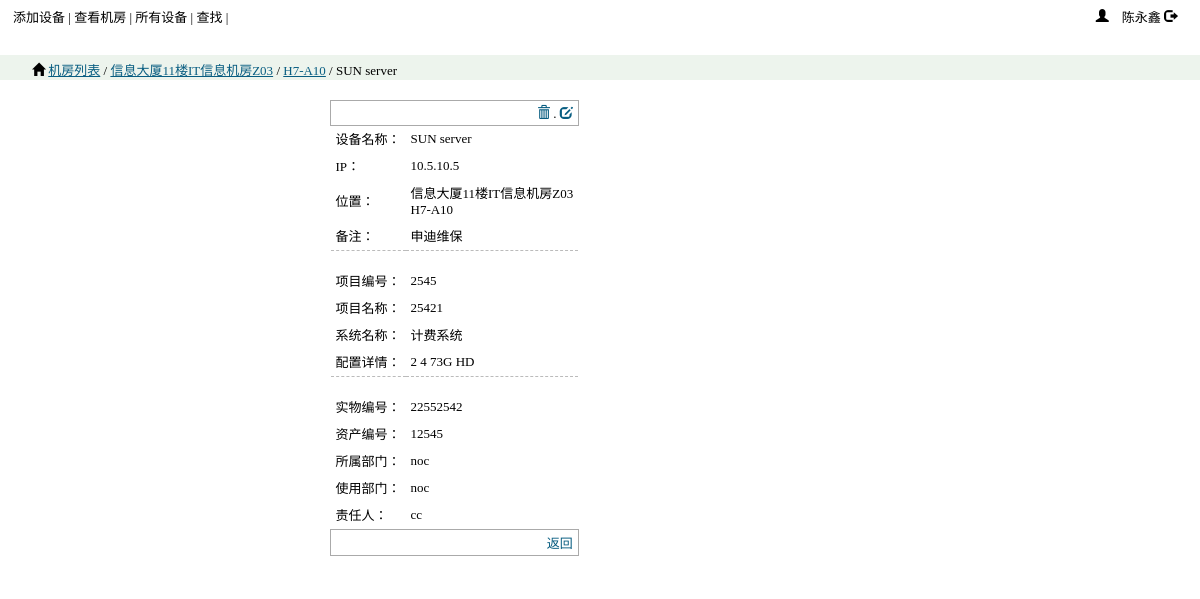
The page /devview.php?id=4 on the database its author committed.
### tables this page shows
CREATE TABLE IF NOT EXISTS `device_manage` (
  `id` int(11) NOT NULL AUTO_INCREMENT,
  `adddate` date DEFAULT NULL,
  `updatedate` date DEFAULT NULL,
  `room` int(11) DEFAULT NULL,
  `position` varchar(10) DEFAULT NULL,
  `status` varchar(10) DEFAULT NULL,
  `ip` varchar(100) DEFAULT NULL,
  `devname` tinytext,
  `sysname` tinytext,
  `detail` tinytext,
  `projnum` varchar(30) DEFAULT NULL,
  `projname` tinytext,
  `assetnum` varchar(30) DEFAULT NULL,
  `objnum` varchar(30) DEFAULT NULL,
  `memo` tinytext,
  `belongdep` varchar(60) DEFAULT NULL,
  `usingdep` varchar(60) DEFAULT NULL,
  `manager` varchar(8) DEFAULT NULL,
  PRIMARY KEY (`id`)
);

CREATE TABLE IF NOT EXISTS `device_room` (
  `id` int(11) NOT NULL AUTO_INCREMENT,
  `adddate` date DEFAULT NULL,
  `roomname` varchar(50) DEFAULT NULL,
  `shelfrows` tinyint(4) DEFAULT NULL,
  `shelfcols` tinyint(4) DEFAULT NULL,
  `devsum` int(11) DEFAULT NULL,
  PRIMARY KEY (`id`)
);

### devview.php (the view, shortened to what this page needs)
<?php
require("header.php");
require("dbconn.php");
$tblname="device_manage";
$devid=isset($_GET['id'])?$_GET['id']:0;
if(isset($_GET['po']))
{
    $position=$_GET['po'];
}else{
    $position="0000";
}
$sql="SELECT device_manage.*,device_room.roomname FROM ".$tblname." INNER JOIN device_room ON device_manage.room=device_room.id"
    ." WHERE device_manage.id='$devid'";
$dev_pdostmt=$dbh->query($sql);
$devinfo=$dev_pdostmt->fetch(PDO::FETCH_ASSOC);
$room_url="roomview.php?r=".$devinfo['room'];
$shelf_url="shelfview.php?r=".$devinfo['room']."&po=".$devinfo['position'];
$edit_url="devedit.php?po=".$position."&id=".$devinfo['id'];
$del_url="devdel.php?po=".$position."&id=".$devinfo['id'];
echo "<div class=\"breadcrumb\"><span class=\"glyphicon glyphicon-home\"></span> <a href=\"roomlist.php\">机房列表</a> / "
            ."<a href=\"".$room_url."\">".$devinfo['roomname']
            ."</a> / <a href=\"".$shelf_url."\">".$devinfo['position']."</a> / ".$devinfo['devname']."</div>";
echo "<div class=\"container\">";
echo "<div class=\"devdetail\">";
echo "<table>";
echo "<tr><th colspan=\"2\" ><a title=\"删除\" href=\"javascript:if(confirm('确实要删除吗?'))location='".$del_url
         ."'\"> <span class=\"glyphicon glyphicon-trash\"></span></a> . <a  title=\"编辑\" href=\"".$edit_url
         ."\"> <span class=\"glyphicon glyphicon-edit\"></span></a></th></tr>";
echo "<tr><td>设备名称：</td><td>".$devinfo['devname']."</td></tr>";
echo "<tr><td>IP：</td><td>".$devinfo['ip']."</td></tr>";
echo "<tr><td>位置：</td><td>".$devinfo['roomname']."<br />".$devinfo['position']."</td></tr>";
echo "<tr><td>备注：</td><td>".$devinfo['memo']."</td></tr>";
echo "<tr><td  class=\"altblock\">项目编号：</td><td  class=\"altblock\">".$devinfo['projnum']."</td></tr>";
echo "<tr><td>项目名称：</td><td>".$devinfo['projname']."</td></tr>";
echo "<tr><td>系统名称：</td><td>".$devinfo['sysname']."</td></tr>";
echo "<tr><td>配置详情：</td><td>".$devinfo['detail']."</td></tr>";
echo "<tr><td  class=\"altblock\">实物编号：</td><td  class=\"altblock\">".$devinfo['objnum']."</td></tr>";
echo "<tr><td>资产编号：</td><td>".$devinfo['assetnum']."</td></tr>";
echo "<tr><td>所属部门：</td><td>".$devinfo['belongdep']."</td></tr>";
echo "<tr><td>使用部门：</td><td>".$devinfo['usingdep']."</td></tr>";
echo "<tr><td>责任人：</td><td>".$devinfo['manager']."</td></tr>";
echo "<tr><th colspan=\"2\" ><a href=\"".$shelf_url."\">返回</a></th></tr>";
echo "</table>";
echo "</div>";
?>
</div>
</body>
</html>

### css/ccbt.css (style rules this page uses)
body { margin: 0; font-size: 13px; }
.breadcrumb { height: 15px; margin: 5px 0 5px 0; padding: 5px 5px 5px 32px; background: #EDF4ED; }
.breadcrumb a { font-weight: normal; color: #085D81; }
.container { margin:0 auto; width: 980px; padding: 5px 10px; background: #fff; }
.container table,tr,td,th { font-size:100%; border-collapse: collapse; border: solid 1px #aaa; padding:3px 5px 3px 5px; margin:10px 10px 10px 10px; }
.container table a { text-decoration: none; color: #085D81; }
.devdetail { margin: 0 10px 0 210px; }
.devdetail table { border:none; margin:10px 10px 10px 10px; }
.devdetail table th { text-align:right; font-weight: normal; }
.devdetail table tr { border: none; padding:3px 5px 5px 5px; }
.devdetail table td { border: none; padding:3px 5px 5px 5px; }
.devdetail table td.altblock { border-top: dashed 1px #bbb; padding-top: 20px; }
.glyphicon { position: relative; top: 1px; display: inline-block; font-family: 'Glyphicons Halflings'; -webkit-font-smoothing: antialiased; font-style: normal; font-weight: normal; line-height: 1; }
.glyphicon-trash:before { content: "\e020"; }
.glyphicon-home:before { content: "\e021"; }
.glyphicon-edit:before { content: "\e065"; }

### rows shown on the page
device_manage: device_room.roomname "信息大厦11楼IT信息机房Z03", position "H7-A10", devname "SUN server", ip "10.5.10.5", memo "申迪维保", projnum "2545", projname "25421", sysname "计费系统", detail "2 4 73G HD", objnum "22552542", assetnum "12545", belongdep "noc", usingdep "noc", manager "cc"
